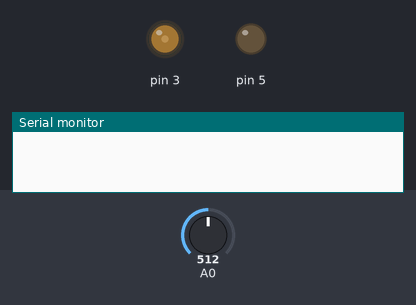
Bench run of a sketch on a simulated Arduino Uno, built with avr-gcc and run on an emulated ATmega328P. Parts: output pins drawn as LEDs (lit = HIGH), the last lines printed to the serial monitor. Inputs (shaded band) come from the test bench; at power-on: A0 = 512.

Above: at 1.2 s.
1.3 s: A0 set to 716
2.8 s: A0 set to 511
At 4.7 s:
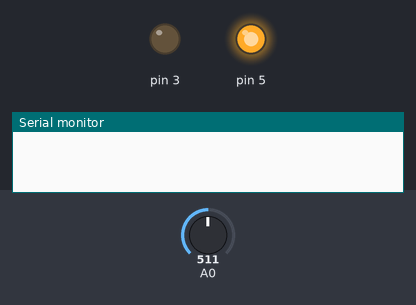
5.8 s: A0 set to 306
At 6.4 s:
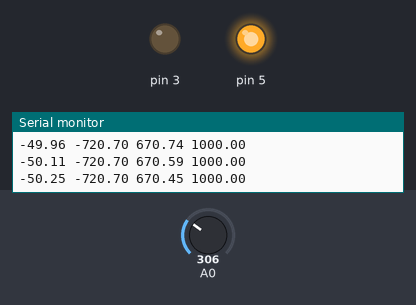
7.3 s: A0 set to 900
At 7.6 s:
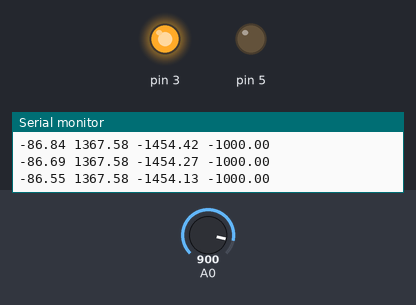
Timing chart, 0 to 9.8 s (numbered marks = the images above; inputs shaded):
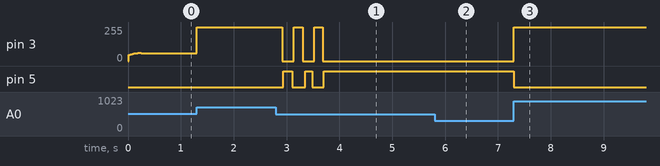

The sketch:

dc_motor_position_control_pmr_triangular.ino
```cpp
#include <TimerOne.h>

float r, y, e, u, u_p, u_r, u_pwm, t, t_s, T;
float k_p, k_r, xi, w_0;
int flag_i = 0, k = 0, t_ini = 5, A;
const int m = 6, h[6] = {1, 3, 5, 7, 9, 11};

struct res_mode{
  float k_r;                  // gain
  float c1, c2, c3, c4, c5;   // coefficients
  float u1, u2;               // past u_r(k-1), u_r(k-2)
  float e1, e2;               // past e(k-1), e(k-2)
};
res_mode mode[m];

void Timer1_ISR(void){
  flag_i = 1;
}

void res_coeff(res_mode &h, float omega, float xi, float k_r, float t_s){
  // controller coefficients with pre-warping
  // a_0*u_r(k) = b_0*e(k) +b_1*e(k-1) +b_2*e(k-2) -a_1*u_r(k-1) -a_2*u_r(k-2)
  float alpha = omega/tanf(omega*t_s/2.0);
  float a_0 = alpha*alpha +2.0*xi*omega*alpha +omega*omega;
  float a_1 = -2.0*alpha*alpha +2.0*omega*omega;
  float a_2 = alpha*alpha -2*xi*omega*alpha +omega*omega;
  float b_0 = k_r*alpha;
  float b_1 = 0;
  float b_2 = -k_r*alpha;

  // u_r(k) = c_1*e(k) +c_2*e(k-1) +c_3*e(k-2) -c_4*u_r(k-1) -c_5*u_r(k-2)
  h.c1 = b_0/a_0;
  h.c2 = b_1/a_0; // -> c_2 = 0
  h.c3 = b_2/a_0;
  h.c4 = a_1/a_0;
  h.c5 = a_2/a_0;

  // initialize values
  h.e1 = h.e2 = 0.0;
  h.u1 = h.u2 = 0.0;
}

void setup() {
  T   = 5;
  A   = 90;
  w_0 = 2.0*PI*(1.0/T);

  // time values
  t   = 0;
  t_s = 0.002;

  // controller gains
  k_p = 50;
  k_r = 50;
  xi  = 0.001;

  //
  for(int i = 0; i < m; i++){
    float w_h = h[i]*w_0;
    res_coeff(mode[i], w_h, xi, k_r/2, t_s);
  }

  // declares pins as output
  pinMode(3, OUTPUT);
  pinMode(5, OUTPUT);

  // initializes serial communication
  Serial.begin(115200);
  Timer1.initialize(t_s*1000000);     // interruption every t_s seconds
  Timer1.attachInterrupt(Timer1_ISR);
}

void measurement(){
  // read sensor
  float fact = 450.0/128;
  y = (analogRead(A0) -511)*fact;
}

void reference(){
  t += t_s;

  if (t < t_ini){
    r = 0.0;
    return;
  }

  float tau = fmodf(t -t_ini +T/4.0, T);
  r         = (4.0*A/T)*fabsf(tau -T/2.0) -A;
}

void control(){
  const int dead = 1, umax = 1000;
  reference();

  // error
  e = r -y;
  if (fabsf(e)<dead) e = 0.0;

  // control signal
  u_p = k_p*e;
  u_r = 0.0;
  for(int i = 0; i < m; i++){
    res_mode &h = mode[i];
    float u_h = h.c1*e +h.c2*h.e1 +h.c3*h.e2 -h.c4*h.u1 -h.c5*h.u2;

    h.e2 = h.e1;
    h.e1 = e;
    h.u2 = h.u1;
    h.u1 = u_h;
    u_r += u_h;
  }
  u   = u_p +u_r;

  // limit control signal
  if (u < -umax) u = -umax;
  if (u > umax)  u = umax;

  // PWM from 0 to 255
  u_pwm = abs(u)*(255.0/umax);
  if (u >= 0){
    analogWrite(5, u_pwm);
    analogWrite(3, 0);
  }
  else{
    analogWrite(5, 0);
    analogWrite(3, u_pwm);
  }
}

void communication(){
  if (t < t_ini){
    return;
  }

  // print signals
  if ( k == 1 ){
    Serial.print(r, 2);
    Serial.print(" ");
    Serial.print(y, 2);
    Serial.print(" ");
    Serial.print(e, 2);
    Serial.print(" ");
    Serial.println(u, 2);
    k = 0;
  }
  k++;
}

void loop(){
  if (flag_i == 1){
    measurement();
    control();
    communication();
    flag_i = 0;
  }
}
```

Measured:
- after the input at 2.8 s, pin 3: alternates 255/255 for 0.17 s and 0/255 for 0.21 s, 5 changes in all, then stays 0/255, starting after 0.12 s; pin 5: alternates HIGH for 0.15 s and LOW for 0.23 s, 5 changes in all, then stays HIGH, starting after 0.14 s
- after the input at 5.8 s, pin 3: stays 0/255 (without the input it goes to 255/255 after 0.03 s); pin 5: stays HIGH (without the input it goes to LOW after 0.01 s)
- after the input at 7.3 s, pin 3: 0/255 → 255/255 at once; pin 5: HIGH → LOW at once
